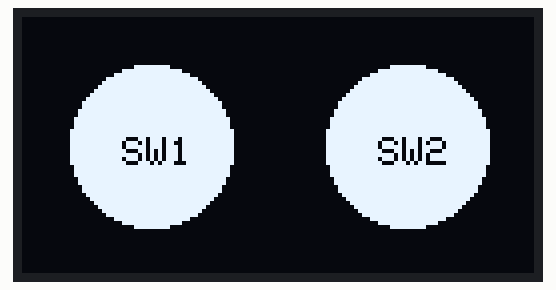
Simulated run of this sketch. Board: Arduino Uno, built with avr-gcc and run on an emulated ATmega328P. Shown: 128×64 one-colour display. The local clock reads 2024-03-15 10:24:30 at power-on unless the sketch sets it; what the sketch prints to the serial monitor is not drawn.

Above: at 0.09 s.

The sketch:

wk7-Q2.ino
```cpp
#include <SPI.h>
#include <Wire.h>
#include <ThreeWire.h>
#include <RtcDS1302.h>
#include <Adafruit_GFX.h>
#include <Adafruit_SSD1306.h>
#define SCREEN_WIDTH 128 // OLED display width, in pixels
#define SCREEN_HEIGHT 64 // OLED display height, in pixels
#define OLED_RESET -1 // Reset pin # (or -1 if sharing Arduino reset pin)
Adafruit_SSD1306 display(SCREEN_WIDTH, SCREEN_HEIGHT, &Wire, OLED_RESET);
ThreeWire myWire(8,9,10); // IO, SCLK, CE
RtcDS1302<ThreeWire> Rtc(myWire);
void setup(){
  Serial.begin(9600);
  Serial.print("compiled: ");
  Serial.print(__DATE__);
  Serial.println(__TIME__);
  Rtc.Begin();
  RtcDateTime compiled = RtcDateTime(__DATE__, __TIME__);
  Serial.println();

   if (!Rtc.IsDateTimeValid())
    {
        // Common Causes:
        //    1) first time you ran and the device wasn't running yet
        //    2) the battery on the device is low or even missing

        Serial.println("RTC lost confidence in the DateTime!");
        Rtc.SetDateTime(compiled);
    }

    if (Rtc.GetIsWriteProtected())
    {
        Serial.println("RTC was write protected, enabling writing now");
        Rtc.SetIsWriteProtected(false);
    }

    if (!Rtc.GetIsRunning())
    {
        Serial.println("RTC was not actively running, starting now");
        Rtc.SetIsRunning(true);
    }

    RtcDateTime now = Rtc.GetDateTime();
    if (now < compiled)
    {
        Serial.println("RTC is older than compile time!  (Updating DateTime)");
        Rtc.SetDateTime(compiled);
    }
    else if (now > compiled)
    {
        Serial.println("RTC is newer than compile time. (this is expected)");
    }
    else if (now == compiled)
    {
        Serial.println("RTC is the same as compile time! (not expected but all is fine)");
    }

  pinMode(2, INPUT);
  pinMode(3, INPUT);
  display.begin(SSD1306_SWITCHCAPVCC, 0x3c);
  beginDisplay();

}
void loop(){
  display.clearDisplay();
//  onSW();
  RTC();

}
void onSW(){
  if (digitalRead(2) == 0){
  display.drawCircle(SCREEN_WIDTH/4, SCREEN_HEIGHT/2, 20, WHITE);
  display.fillCircle(SCREEN_WIDTH - SCREEN_WIDTH/4 , SCREEN_HEIGHT/2, 20, WHITE);
  display.setTextSize(1);
  display.setTextColor(WHITE);
  display.setCursor(SCREEN_WIDTH/4 - 7,SCREEN_HEIGHT/2 -2);
  display.println("SW1");
  display.setTextColor(BLACK);
  display.setCursor((SCREEN_WIDTH - SCREEN_WIDTH/4) - 7, SCREEN_HEIGHT/2 -2);
  display.println("SW2");
  display.display();
  }

  if (digitalRead(3) == 0){
  display.fillCircle(SCREEN_WIDTH/4, SCREEN_HEIGHT/2, 20, WHITE);
  display.drawCircle(SCREEN_WIDTH - SCREEN_WIDTH/4 , SCREEN_HEIGHT/2, 20, WHITE);
  display.setTextSize(1);
  display.setTextColor(BLACK);
  display.setCursor(SCREEN_WIDTH/4 - 7,SCREEN_HEIGHT/2 -2);
  display.println("SW1");
  display.setTextColor(WHITE);
  display.setCursor((SCREEN_WIDTH - SCREEN_WIDTH/4) - 7, SCREEN_HEIGHT/2 -2);
  display.println("SW2");
  display.display();
  }

  if (digitalRead(3) ==1 && digitalRead(2) ==1 ){
  beginDisplay();
  }
  if(digitalRead(3) ==0 && digitalRead(2) ==0 ){
  display.drawCircle(SCREEN_WIDTH/4, SCREEN_HEIGHT/2, 20, WHITE);
  display.drawCircle(SCREEN_WIDTH - SCREEN_WIDTH/4 , SCREEN_HEIGHT/2, 20, WHITE);
  display.setTextSize(1);
  display.setTextColor(WHITE);
  display.setCursor(SCREEN_WIDTH/4 - 7,SCREEN_HEIGHT/2 -2);
  display.println("SW1");
  display.setTextColor(WHITE);
  display.setCursor((SCREEN_WIDTH - SCREEN_WIDTH/4) - 7, SCREEN_HEIGHT/2 -2);
  display.println("SW2");
  display.display();
  }
}
void beginDisplay(){

  display.clearDisplay(); // clears the screen and buffer
  display.fillCircle(SCREEN_WIDTH/4, SCREEN_HEIGHT/2, 20, WHITE);
  display.fillCircle(SCREEN_WIDTH - SCREEN_WIDTH/4 , SCREEN_HEIGHT/2, 20, WHITE);
  display.setTextSize(1);
  display.setTextColor(BLACK);
  display.setCursor(SCREEN_WIDTH/4 - 7,SCREEN_HEIGHT/2 -2);
  display.println("SW1");
  display.setCursor((SCREEN_WIDTH - SCREEN_WIDTH/4) - 7, SCREEN_HEIGHT/2 -2);
  display.println("SW2");
  display.display();

}

void RTC(){
  RtcDateTime now = Rtc.GetDateTime();
  display.clearDisplay();
  Serial.println(now.Year());
  display.setTextSize(1);
  display.setTextColor(WHITE);
  display.setCursor(SCREEN_WIDTH/3 - 7,SCREEN_HEIGHT/2 -2);
  Serial.println(String(now.Year()) +" / "+ String(now.Month()) +" / "+ String(now.Day() ));
  display.setCursor(SCREEN_WIDTH/3 ,SCREEN_HEIGHT/2 + 10);
  Serial.println(String(now.Hour() )+ " : "+ String( now.Minute()) + " : " + String(now.Second()));
//  display.setCursor((SCREEN_WIDTH - SCREEN_WIDTH/4) - 7, SCREEN_HEIGHT/2 -2);
//  display.print(" ");
//  display.print();
  display.display();
}
```
